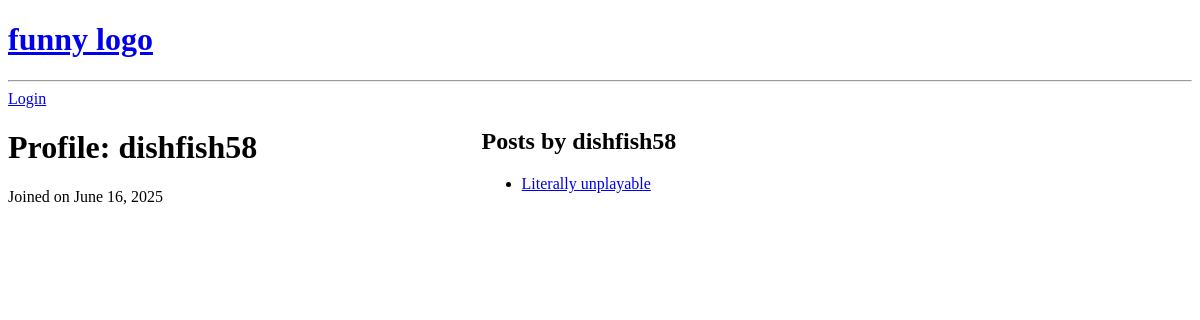
The page /account/profile/1/ on the database as committed earlier.
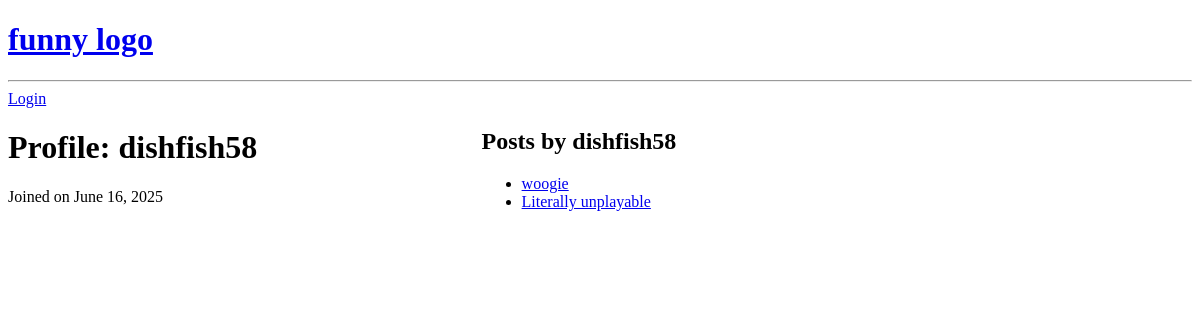
The same page on the database as committed later.
### base/models.py (models this page shows, shortened)
class Room(models.Model):
    host = models.ForeignKey(settings.AUTH_USER_MODEL,on_delete = models.SET_NULL,null = True, related_name="posts")
    topic=models.ForeignKey(Topic,on_delete=models.SET_NULL,null=True)
    name = models.CharField(max_length=200)
    description =models.TextField(null=True, blank=True)
    updated=models.DateTimeField(auto_now=True)
    created=models.DateTimeField(auto_now_add=True)
    class Meta:
        ordering = ['-updated', '-created']
        permissions = [
            ("can_delete_any_room", "Can delete any room")
        ]

### usermanager/views.py (the view)
# urls.py: path('profile/<int:pk>/', views.profilerender, name='user-profile'),
def profilerender(request, pk):
    profile_user = get_object_or_404(User, pk=pk)
    rooms = profile_user.posts.all()
    return render(request, "usermanager/user-profile.html", {
        "profile_user": profile_user,
        "rooms": rooms,
    })

### usermanager/templates/usermanager/user-profile.html (shortened to what this page needs)
{% extends 'main.html' %}
{% block content %}
<div class="profile-container">
<div>
<h1>Profile: {{ profile_user.username }}</h1>
<p>Joined on {{ profile_user.date_joined|date:"F j, Y" }}</p>
</div>
<div>
<h2>Posts by {{ profile_user.username }}</h2>
<ul>
  {% for room in rooms %}
    <li>
      <a href="{% url 'base:room' room.id %}">
        {{ room.name }}
      </a>
    </li>
  {% empty %}
    <li>No posts yet.</li>
  {% endfor %}
</ul>
</div>
</div>
{% endblock %}

Rows that differ between the two databases and show on the page:
added Room: name "woogie"
